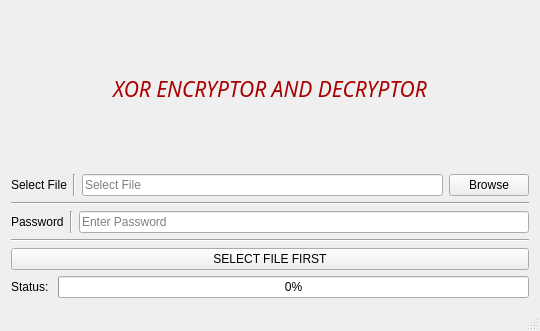
<?xml version="1.0" encoding="UTF-8"?>
<ui version="4.0">
 <class>MainWindow</class>
 <widget class="QMainWindow" name="MainWindow">
  <property name="geometry">
   <rect>
    <x>0</x>
    <y>0</y>
    <width>540</width>
    <height>331</height>
   </rect>
  </property>
  <property name="windowTitle">
   <string>MainWindow</string>
  </property>
  <widget class="QWidget" name="centralWidget">
   <layout class="QVBoxLayout" name="verticalLayout">
    <item>
     <widget class="QLabel" name="HeadLine">
      <property name="font">
       <font>
        <family>Monotype Corsiva</family>
        <pointsize>16</pointsize>
        <italic>true</italic>
       </font>
      </property>
      <property name="layoutDirection">
       <enum>Qt::LeftToRight</enum>
      </property>
      <property name="text">
       <string>&lt;html&gt;&lt;head/&gt;&lt;body&gt;&lt;p align=&quot;center&quot;&gt;&lt;span style=&quot; color:#aa0000;&quot;&gt;XOR ENCRYPTOR AND DECRYPTOR&lt;/span&gt;&lt;/p&gt;&lt;/body&gt;&lt;/html&gt;</string>
      </property>
      <property name="textFormat">
       <enum>Qt::RichText</enum>
      </property>
      <property name="scaledContents">
       <bool>false</bool>
      </property>
      <property name="wordWrap">
       <bool>false</bool>
      </property>
     </widget>
    </item>
    <item>
     <layout class="QHBoxLayout" name="horizontalLayout">
      <item>
       <widget class="QLabel" name="FileName">
        <property name="font">
         <font>
          <family>Arial</family>
         </font>
        </property>
        <property name="text">
         <string>&lt;html&gt;&lt;head/&gt;&lt;body&gt;&lt;p&gt;Select File&lt;/p&gt;&lt;/body&gt;&lt;/html&gt;</string>
        </property>
       </widget>
      </item>
      <item>
       <widget class="Line" name="line">
        <property name="orientation">
         <enum>Qt::Vertical</enum>
        </property>
       </widget>
      </item>
      <item>
       <widget class="QLineEdit" name="lineEdit_filename">
        <property name="placeholderText">
         <string>Select File</string>
        </property>
       </widget>
      </item>
      <item>
       <widget class="QPushButton" name="pushButton_Browse">
        <property name="cursor">
         <cursorShape>PointingHandCursor</cursorShape>
        </property>
        <property name="text">
         <string>Browse</string>
        </property>
       </widget>
      </item>
     </layout>
    </item>
    <item>
     <widget class="Line" name="line_3">
      <property name="orientation">
       <enum>Qt::Horizontal</enum>
      </property>
     </widget>
    </item>
    <item>
     <layout class="QHBoxLayout" name="horizontalLayout_2">
      <item>
       <widget class="QLabel" name="password">
        <property name="font">
         <font>
          <family>Arial</family>
         </font>
        </property>
        <property name="text">
         <string>Password</string>
        </property>
       </widget>
      </item>
      <item>
       <widget class="Line" name="line_2">
        <property name="orientation">
         <enum>Qt::Vertical</enum>
        </property>
       </widget>
      </item>
      <item>
       <widget class="QLineEdit" name="lineEdit_password">
        <property name="echoMode">
         <enum>QLineEdit::Password</enum>
        </property>
        <property name="readOnly">
         <bool>false</bool>
        </property>
        <property name="placeholderText">
         <string>Enter Password</string>
        </property>
       </widget>
      </item>
     </layout>
    </item>
    <item>
     <widget class="Line" name="line_4">
      <property name="orientation">
       <enum>Qt::Horizontal</enum>
      </property>
     </widget>
    </item>
    <item>
     <widget class="QPushButton" name="pushButton_EncryptDecrypt">
      <property name="enabled">
       <bool>true</bool>
      </property>
      <property name="font">
       <font>
        <family>MS Shell Dlg 2</family>
       </font>
      </property>
      <property name="cursor">
       <cursorShape>PointingHandCursor</cursorShape>
      </property>
      <property name="text">
       <string>SELECT FILE FIRST</string>
      </property>
     </widget>
    </item>
    <item>
     <layout class="QHBoxLayout" name="horizontalLayout_3">
      <item>
       <widget class="QLabel" name="label_status">
        <property name="text">
         <string>Status: </string>
        </property>
       </widget>
      </item>
      <item>
       <widget class="QProgressBar" name="progressBar_status">
        <property name="value">
         <number>0</number>
        </property>
       </widget>
      </item>
     </layout>
    </item>
   </layout>
  </widget>
  <widget class="QMenuBar" name="menuBar">
   <property name="geometry">
    <rect>
     <x>0</x>
     <y>0</y>
     <width>540</width>
     <height>21</height>
    </rect>
   </property>
  </widget>
  <widget class="QStatusBar" name="statusBar"/>
 </widget>
 <layoutdefault spacing="6" margin="11"/>
 <resources/>
 <connections/>
</ui>
